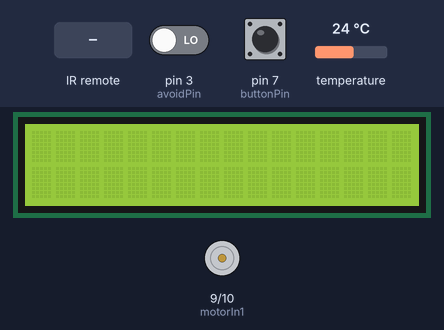
Simulated run of this sketch. Board: Arduino Uno, built with avr-gcc and run on an emulated ATmega328P. On the bench: 16×2 character LCD, motor-driver pin pairs drawn as motors (green arrow = first pin HIGH = forward, orange = second pin HIGH = backward, longer = more drive). The test bench sets the inputs (shaded band); at power-on: temperature 24 °C, pin 3 (avoidPin) LOW, pin 7 (buttonPin) LOW. What the sketch prints to the serial monitor is not drawn.

Above: at 1.2 s.
1.3 s: infrared code 0xFFA25D received
At 4.3 s:
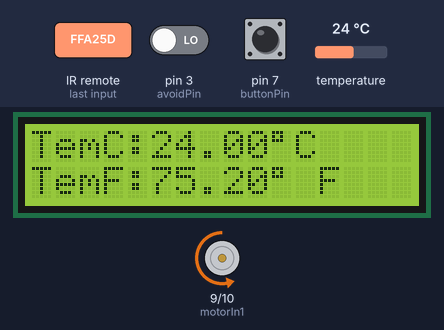
4.5 s: temperature set to 3 °C
At 6.3 s:
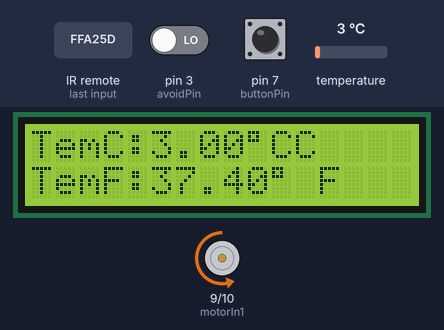
6.7 s: temperature set to 29.3 °C
At 8.3 s:
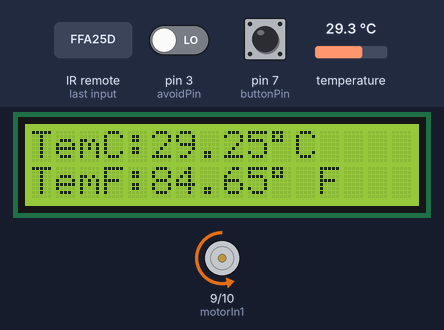
8.6 s: temperature set to 30.8 °C
At 10.6 s:
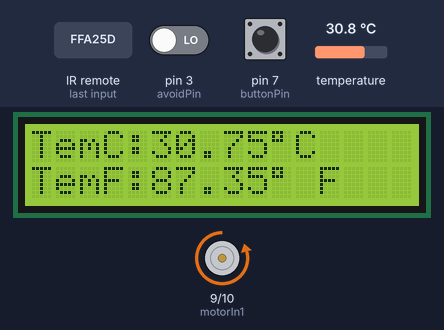
11.1 s: temperature set to 24 °C
At 14.0 s:
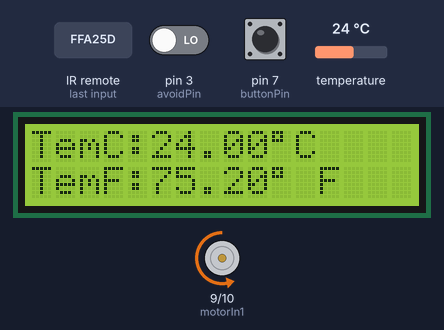
14.3 s: pin 3 (avoidPin) driven HIGH
At 15.9 s:
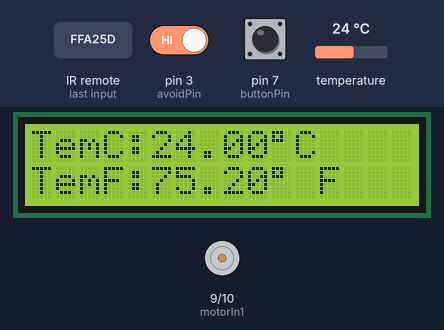
Timing chart, 0 to 17.4 s (numbered marks = the images above; inputs shaded):
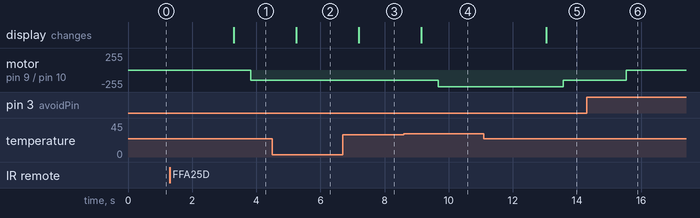

The sketch:

labwork.ino
```cpp
#include<OneWire.h>
#include<DallasTemperature.h>
#include<Wire.h>
#include<LiquidCrystal_I2C.h>
#include <IRremote.h>// 使用IRRemote函数库
#define ONE_WIRE_BUS 4//温度传感器接PIN4接口
LiquidCrystal_I2C lcd(0x27, 16, 2);
OneWire oneWire(ONE_WIRE_BUS);
DallasTemperature sensors(&oneWire);

const int irReceiverPin = 5;// 红外接收器的 DO 引脚接在 PIN5 接口 定义irReceiverPin变量为PIN5接口
const int motorIn1 = 9;
const int motorIn2 = 10;
const int buttonPin = 7;
const int avoidPin = 3;
int stat = 0;

int buttonState;
int lastButtonState = LOW;
long lastDebounceTime = 0;
long debounceDelay = 50;//抖动

#define rank1 150
#define rank2 250
#define rank3 400

IRrecv irrecv(irReceiverPin);// 设置irReceiverPin定义的端口为红外信号接收端口
decode_results results;// 定义results变量为红外结果存放位置

void setup() {
  // put your setup code here, to run once:
  irrecv.enableIRIn();// 启动红外解码

  pinMode(buttonPin, INPUT);
  pinMode(avoidPin, INPUT);
  pinMode(motorIn1, OUTPUT);
  pinMode(motorIn2, OUTPUT);

  sensors.begin();
  lcd.init();
  lcd.backlight();
  Serial.begin(9600);
}

void loop() {
  // put your main code here, to run repeatedly:
  if (irrecv.decode(&results)) { // 解码成功，把数据放入results变量中
    Serial.print("irCode:");
    Serial.print(results.value, HEX); // 显示红外编码
    Serial.print(",bits:");
    Serial.println(results.bits);// 显示红外编码位数
    irrecv.resume();// 继续等待接收下一组信号
  }
  delay(600);//延时600毫秒，做一个简单的消抖

  if (results.value == 0xFFA25D) {
    sensors.requestTemperatures();//发送命令获取温度
    lcd.setCursor(0, 0);
    lcd.print("TemC:");
    lcd.print(sensors.getTempCByIndex(0));
    boolean avoidVal = digitalRead(avoidPin);
    Serial.print(sensors.getTempCByIndex(0));//打印温度
    Serial.println("C");
    lcd.print(char(223));//在LCD屏幕上打印°C
    lcd.print("C");
    lcd.setCursor(0, 1);
    lcd.print("TemF:");
    lcd.print(1.8 * sensors.getTempCByIndex(0) + 32.0); //计算华氏温度
    lcd.print(char(223));
    lcd.print(" F");
    delay(500);

    if (sensors.getTempCByIndex(0) >= 35) {
      clockwise(rank3);
    } else if (sensors.getTempCByIndex(0) >= 30) {
      clockwise(rank2);
    } else if (sensors.getTempCByIndex(0) >= 25) {
      clockwise(rank1);
    } else {
      Serial.print("value:");
      Serial.println(results.value);
      int reading = digitalRead(buttonPin);
      Serial.print("button:");
      Serial.println(reading);
      fengShan(reading);
      if (avoidVal == LOW) {
        clockwise(rank1);
      }
      //      else {
      //        clockwise(0);//关闭风扇
      //      }
    }
  } else {
    clockwise(0);
  }
}

void fengShan(int reading) {
  if (reading != lastButtonState) {
    lastDebounceTime = millis();
  }
  Serial.print("buttonState:");
  Serial.println(buttonState);
  if ((millis() - lastDebounceTime) > debounceDelay) {
    if (reading != buttonState) {
      buttonState = reading;
      if (buttonState == HIGH) {
        stat = stat + 1;
        if (stat >= 4) {
          stat = 0;
        }
      }
      else
        clockwise(0);
    }
  }
  switch (stat) {
    case 1:
      clockwise(rank1);
      break;
    case 2:
      clockwise(rank2);
      break;
    case 3:
      clockwise(rank3);
      break;
    default:
      clockwise(0);
  }
  lastButtonState = reading;
}

void clockwise(int Speed) {
  analogWrite(motorIn1, 0);
  analogWrite(motorIn2, Speed);
}
```

Measured:
- the behaviour switches between 29.9 and 30 °C on temperature (found by bisection; images 3 and 4)
- after the input at 1.3 s, motor on pin 9 (motorIn1) / pin 10 (motorIn2): stopped → backward 150/255 after 2.5 s; the display: changes after 2.0 s (image 1)
- after the input at 4.5 s, the display: changes after 0.75 s (image 2)
- after the input at 6.7 s, the display: changes after 0.50 s (image 3)
- after the input at 8.6 s, motor on pin 9 (motorIn1) / pin 10 (motorIn2): backward 150/255 → backward 250/255 after 1.1 s; the display: changes after 0.55 s (image 4)
- after the input at 11.1 s, motor on pin 9 (motorIn1) / pin 10 (motorIn2): backward 250/255 → backward 150/255 after 2.5 s; the display: changes after 1.9 s (image 5)
- after the input at 14.3 s, motor on pin 9 (motorIn1) / pin 10 (motorIn2): backward 150/255 → stopped after 1.2 s
